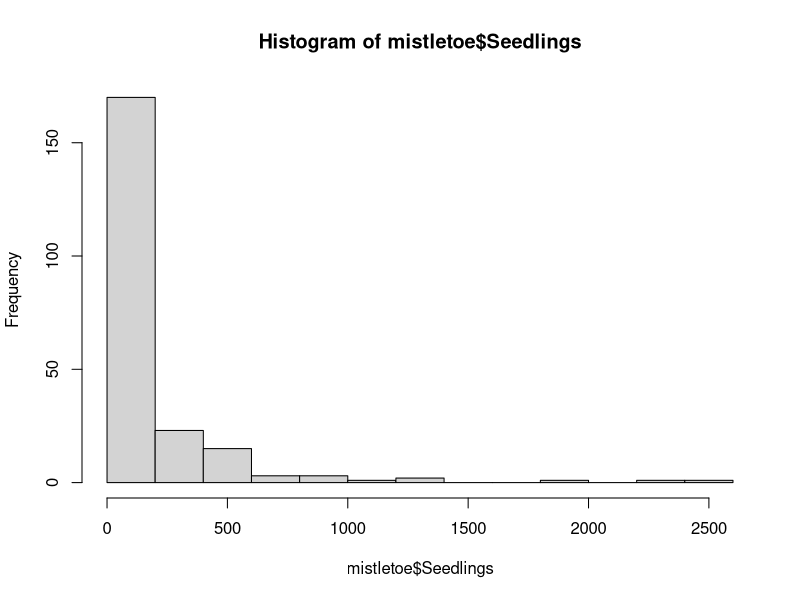
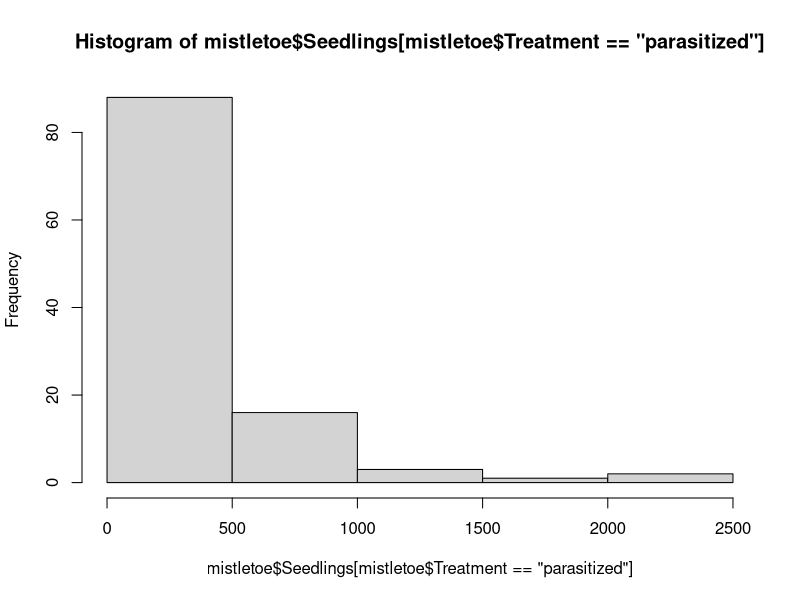
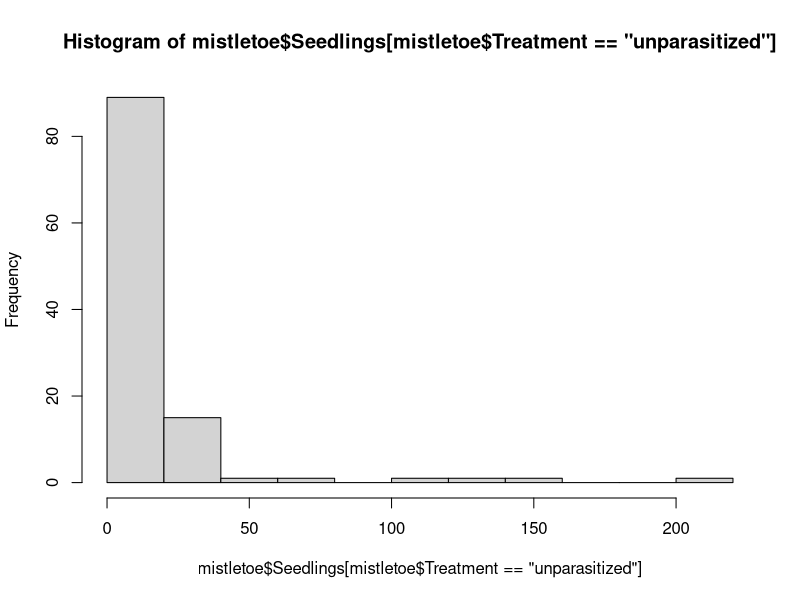
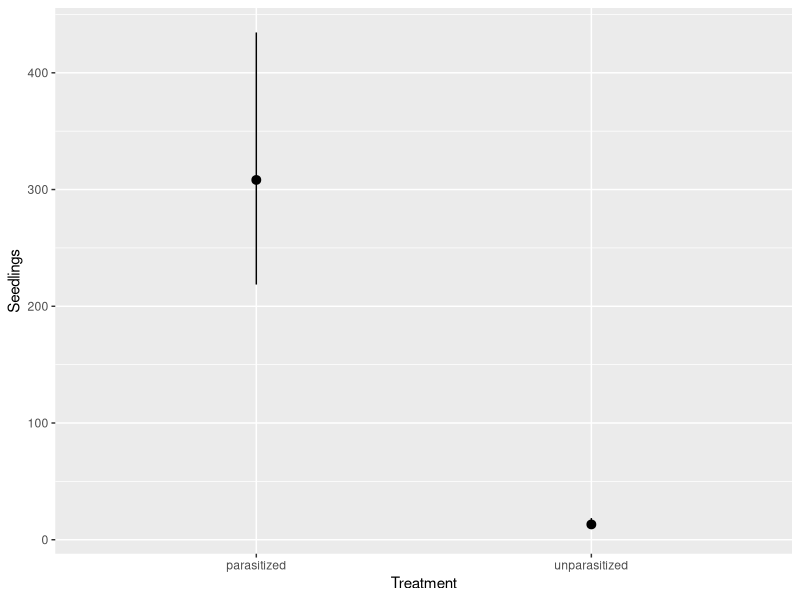
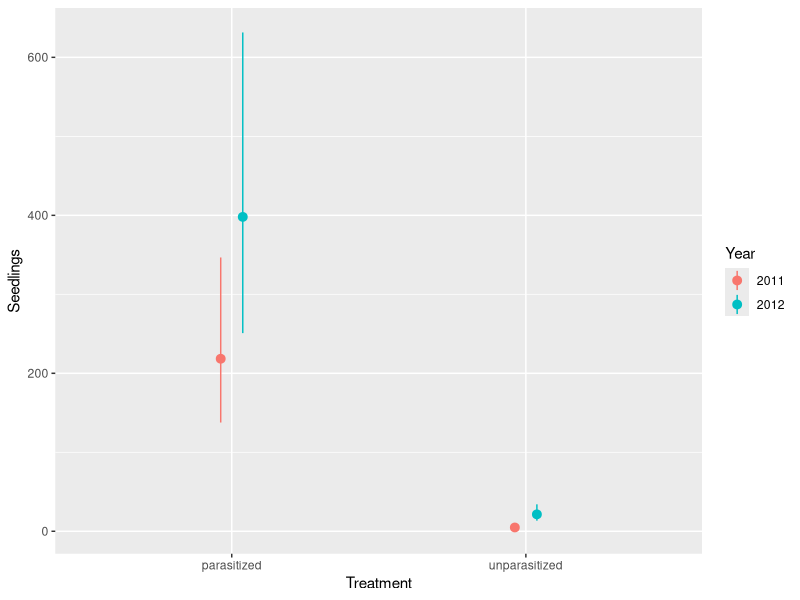
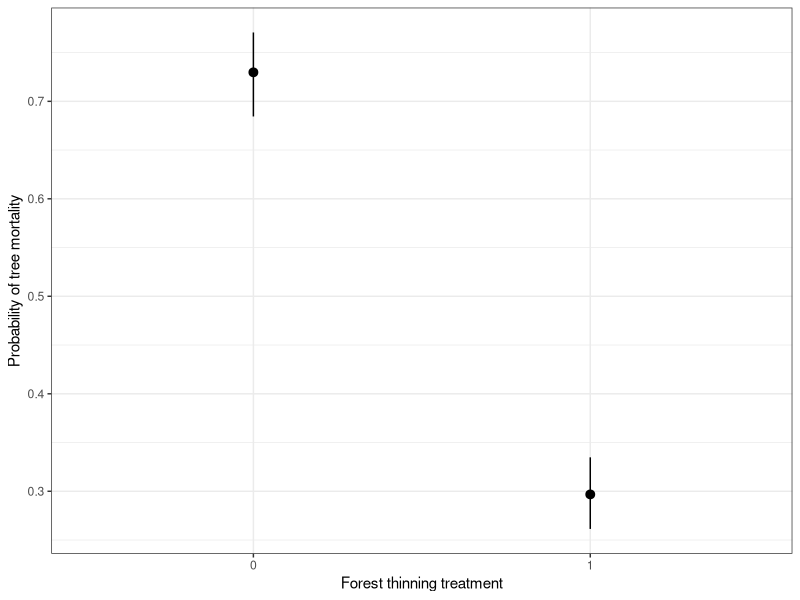
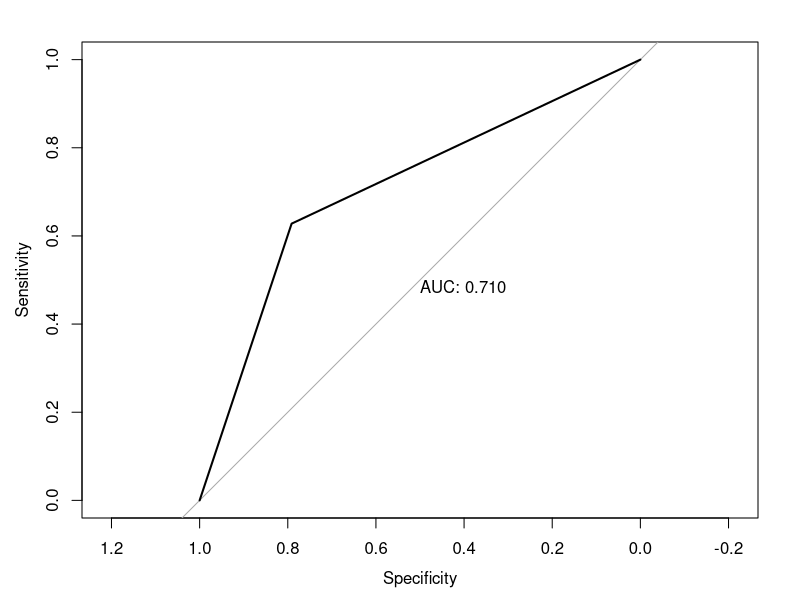
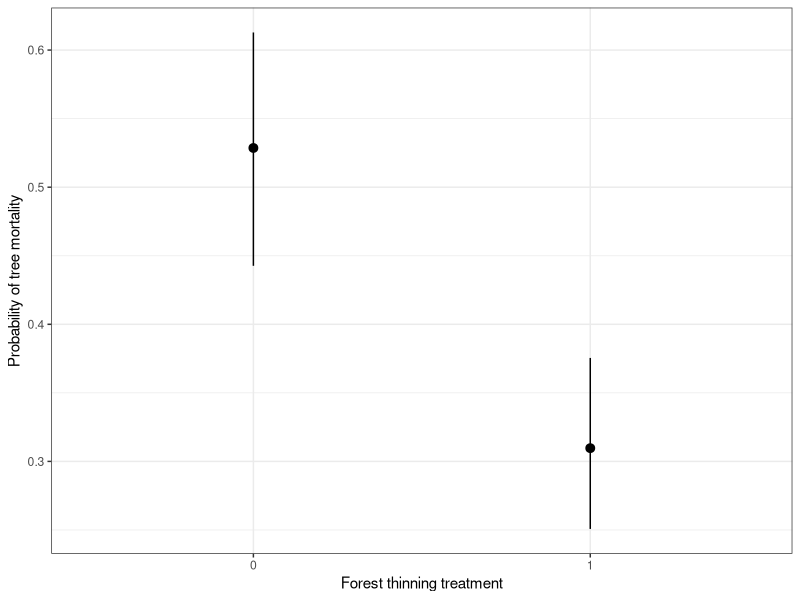

Generate these figures, in order, with R:
## Homework 4 Submission ## 

## Load packages:
library(MASS)
library(tidyverse)
library(marginaleffects)
library(modelr)
library(pROC)

## Question 1:

mistletoe <- read.csv("mistletoes.csv")
head(mistletoe)

## 1a)

# The response variable (seedlings) is discrete and bounded between 0 and infinity (count data).
# For this research question, it looks like the only predictor is treatment, which is categorical.
# I could use Poisson or Negative Binomial distributions for this data. Between the two, I will choose Nbin, as it is able to capture all shapes that Poisson can but I do not have to worry about overdispersion.

# the glm.nb() function from the MASS package automatically fits a Nbin GLM using the log link function without having to specify family or link in the model.

# Fit model
seedling_mod <- glm.nb(Seedlings ~ Treatment, data = mistletoe)
summary(seedling_mod)

# Create predictions from model. Because the model is on the log scale, I need to convert predictions to the scale of the response so they are comparable.
mistletoe$yhat <- exp(predict(seedling_mod, mistletoe))

# create MAE function
MAE <- function(observed, yhat) {
  (mean(abs(observed - yhat)))
}

# Calculate model fit using MAE
MAE(observed = mistletoe$Seedlings, yhat = mistletoe$yhat) # MAE = 145.8
mean(mistletoe$Seedlings) # 160.6 seedlings
hist(mistletoe$Seedlings)

range(mistletoe$Seedlings[mistletoe$Treatment == "parasitized"]) #0 - 2472
range(mistletoe$Seedlings[mistletoe$Treatment == "unparasitized"])  #0 - 209

hist(mistletoe$Seedlings[mistletoe$Treatment == "parasitized"])
hist(mistletoe$Seedlings[mistletoe$Treatment == "unparasitized"])
#Huge difference in range between the treatments, but both treatments have the highest count of 0 by far.

# MAE = 145.8. This can be interpreted the model's average error in predicting the number of seedlings is about 146 seedlings off. This is quite high, especially considering that value is close to the average count of seedlings in our dataset. I believe the large MAE is due to the handful of extreme seedling counts in our dataset; because MAE is the absolute average error, these counts will inflate the average error within our dataset.

# Because RMSE gives higher weight to larger errors, I think the RMSE value should be much higher than the MAE value. I will calculate RMSE to test my idea that the high MAE is due to the extreme counts in our dataset and is not due to error in my code.
rmse <- sqrt(mean((mistletoe$Seedlings - mistletoe$yhat)^2))
print(rmse) #301

# The RMSE value is over double my MAE value, which I believe supports my suspicions above.
# I will conclude that this model is poorly fitting.


## 1b)

plot_predictions(seedling_mod, condition = "Treatment")
# I can visualize here that the predicted seedlings for parasitized are much higher than the prediction for unparasitized treatment, although there is very high error for parasitized trees, as represented by the large confidence interval.

predictions(seedling_mod, newdata = data.frame(Treatment = c("parasitized", "unparasitized")))
# These predicted values should be on the scale of the response variable, and should reflect the parameter estimates of the model summary after converting those values back to the scale of the predictor.

#checking
exp(5.7308)
exp(5.7308-3.1575)
#correct

#slope on scale of response
exp(-3.1575) #0.04

# My analyses indicate that the number of predicted seedlings underneath parasitized and unparasitized trees is about 308 seedlings (95% CI = 218.6 - 434.6) and 13 seedlings (95% CI = 9.3 - 18.6), respectively. The predicted mean seedling count under unparasitized trees is about 4% that of parasitized trees. These results support the alternative hypothesis that mistletoe infection alters seedling density. However, the MAE value of 145 suggests there is a lot of error in these predictions due to the high variability in seedling counts under trees, particularly for that of parasitized trees, which is also represented by the large confidence interval. There are likely other factors that are affecting the number of seedlings under parasitized/unparasitized trees, and our model representing the predictor of mistletoe treatment alone is a poor fit for predicting seedling count under trees.


## 1c) 

# New model with an interaction term with year
mistletoe$Year <- as.factor(mistletoe$Year)
seedling_mod2 <- glm.nb(Seedlings ~ Treatment*Year, data = mistletoe)
summary(seedling_mod2)
# There is not a significant interaction between treatment and year according to the p value (P = 0.0599), but it is very close

mistletoe$yhat2 <- exp(predict(seedling_mod2, mistletoe))
MAE(observed = mistletoe$Seedlings, yhat = mistletoe$yhat2) #140
# MAE is very close to the last value, but slightly lower.

plot_predictions(seedling_mod2, condition = c("Treatment", "Year"))
# Seedlings are higher in 2012

predictions(seedling_mod2, newdata = data.frame(Treatment = c("parasitized", "parasitized", "unparasitized", "unparasitized"),
                                         Year = c("2011", "2012", "2011", "2012")))
# CI for the two parasitized treatments in 2011/2012 overlap each other, but not for the unparasitized treatments between years. There is a significant effect of year on seedlings for the unparasitized group but not the parasitized group.
#new slope on scale of response for unparasitized treatment in this new model
exp(-3.8178) #0.022

#In conclusion, there is technically not a significant effect of year on treatment, as the interaction term has a p value above 0.05, although just barely. The confidence intervals of parasitized treatments between the two years overlap quite a lot, suggesting a large amount of uncertaintly around the estimates. However, the MAE is slightly lower for the second model, indicating slightly less average error. There are likely other factors that can help to better explain seedlings under parasitized and unparasitized trees.




## Question 2:

## 2a)
treemortality <- read.csv("treemortality.csv")
head(treemortality)

thinningmod <- glm(mortality ~ thinning, data = treemortality, family = binomial (link="logit"))
summary(thinningmod)

int <- summary(thinningmod)$coefficients["(Intercept)", "Estimate"] # 0.99
slope <- summary(thinningmod)$coefficients["thinning", "Estimate"] # -1.855

plogis(int) #0.73
plogis(slope) #0.135
plogis(int + (int+slope*1)) #0.53


plot_predictions(thinningmod, condition="thinning") + 
  ylab("Probability of tree mortality") +
  xlab("Forest thinning treatment") +
  theme_bw()

thinningpreds <- predictions(thinningmod, 
                     newdata = datagrid(thinning = c("0", "1")))
                     
#Model fit in binomial glms: ROC from pROC package
test_prob <- predict(thinningmod, type = "response")
test_roc <- roc(treemortality$mortality # Actual mortality data
                ~ test_prob, plot = TRUE,  # Test probabilities
                print.auc = TRUE)

test_roc #AUC: 0.71

# Probability of tree mortality in unthinned vs. thinned forests is 73% (95% CI: 0.683 - 0.771) and 29.7% (95% CI: 0.261 - 0.335), respectively; the probability of tree mortality drops about 53% when forests are thinned. Because small and large trees were sampled equally across thinned and unthinned forests, the affect of tree size on mortality is controlled for. The AUC of 0.71 indicates this model is able to explain the relationship between forest thinning and tree mortality better than random chance. The AUC, along with fairly small confidence intervals around the estimates and a lack of confidence intervals overlapping, indicate this model is able to explain the affect of forest thinning on tree mortality fairly well and supports the hypothesis that thinning decreases the probability of tree mortality in wildfire.


## 2b)
# Given that the researchers controlled for tree size by sampling small and large trees equally in thinned vs unthinned plots, tree size does not need to be included in the model because it is being controlled for by the study design. If the researchers had not considered tree size prior to sampling and/or had not randomized the sampling by tree size, then including tree size in the model would be necessary.


## 2c) 
thinningmod2 <- glm(mortality ~ thinning + roaddist + slope, data = treemortality, family = binomial (link="logit"))
summary(thinningmod2)

int2 <- summary(thinningmod2)$coefficients["(Intercept)", "Estimate"] # -22.99
slope2 <- summary(thinningmod2)$coefficients["thinning", "Estimate"] # -0.92
sloperoad <- summary(thinningmod2)$coefficients["roaddist", "Estimate"] #0.54
slopeslope <- summary(thinningmod2)$coefficients["slope", "Estimate"] #0.82

plogis(int2) #1.031735e-10
#probability of mortality in unthinned forests with a slope and road distance of 0. Not relevant to the system/research question

plogis(int2 + slope2*0 + sloperoad*(mean(treemortality$roaddist)) + 
         slopeslope*(mean(treemortality$slope))) #0.53
#probability of mortality in unthinned forests with slope and road distance held at the mean. Should reflect what plot_predictions shows me

plogis(slope2) #0.29
plogis(int2 + slope2*1 + sloperoad*(mean(treemortality$roaddist)) + 
         slopeslope*(mean(treemortality$slope))) #0.31
#probability of mortality in THINNED forests with slope and road distance held at the mean. Should reflect what plot_predictions shows me


plot_predictions(thinningmod2, condition= "thinning") + 
  ylab("Probability of tree mortality") +
  xlab("Forest thinning treatment") +
  theme_bw()
#This plot is showing me the effect of thinning on tree mortality while holding road distance and slope at their means

thinningpreds2 <- predictions(thinningmod2, 
                             newdata = datagrid(thinning = c("0", "1")))

#Model fit in binomial glms: ROC from pROC package
test_prob2 <- predict(thinningmod2, type = "response")
test_roc2 <- roc(treemortality$mortality # Actual mortality data
                ~ test_prob2, plot = TRUE,  # Test probabilities
                print.auc = TRUE)

test_roc2 #AUC: 0.96

(53-73)/73 #27% drop -unthinned
(31-29.7)/29.7 #4% raise -thinned
53 - 31 #22% drop in thinned forests for second model

# The probability of tree mortality with the second model that accounts for the confounding variables of road distance and slope dropped 27%, from 73% to 53% (95% CI: 0.443 - 0.613) in unthinned forests, and raised 4% in thinned forests between the first and second model from 29.7% to 31% (95% CI: 0.25 - 0.36).  Accounting for slope and road distance dramatically changed the estimate of tree mortality in unthinned forests, but did not change the estimate in thinned forests much. With this second model accounting for confounding variables, the probability of tree mortality drops about 22% when forests are thinned, compared to a drop of 53% from the first model. The effect of thinning on tree mortality is therefore smaller in the second model than the first, because the first model was assigning the effects of slope and road distance on tree mortality to the thinning treatment and therefore inflating the estimate. The AUC for the first model was 0.71 and the AUC for the second model is 0.96, indicating the second model explains variation in tree mortality better than the first model.
